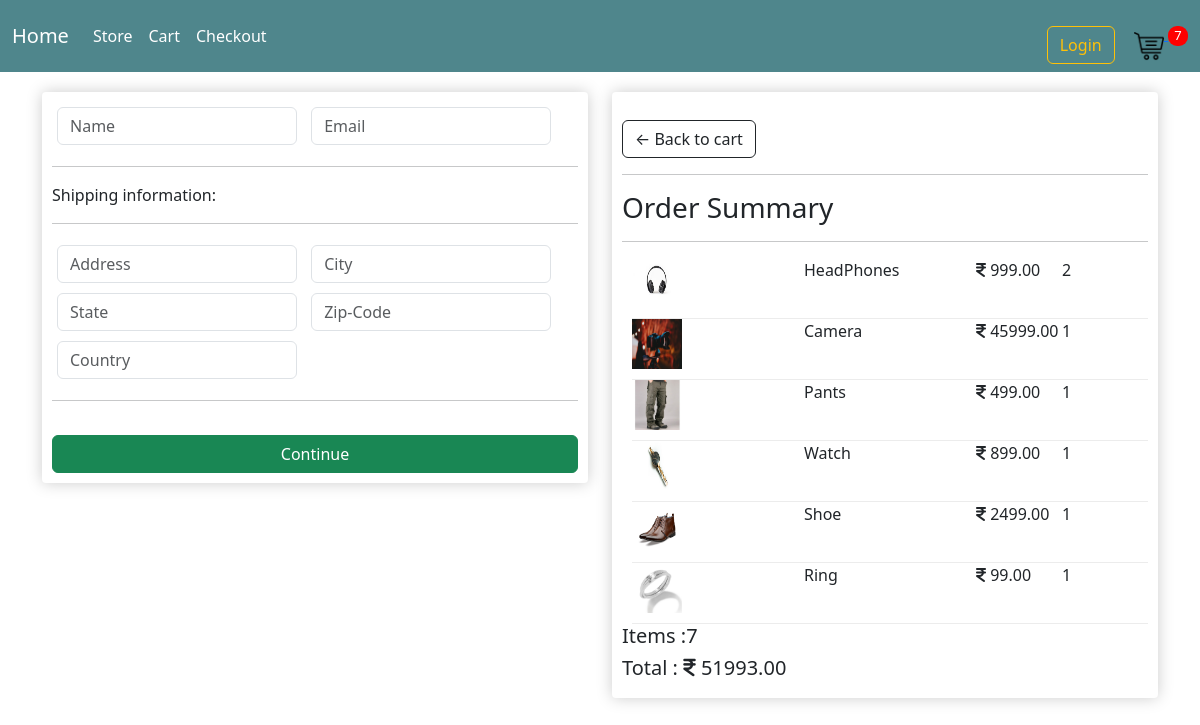
/checkout/ (signed in), run on an earlier commit of the app's database.
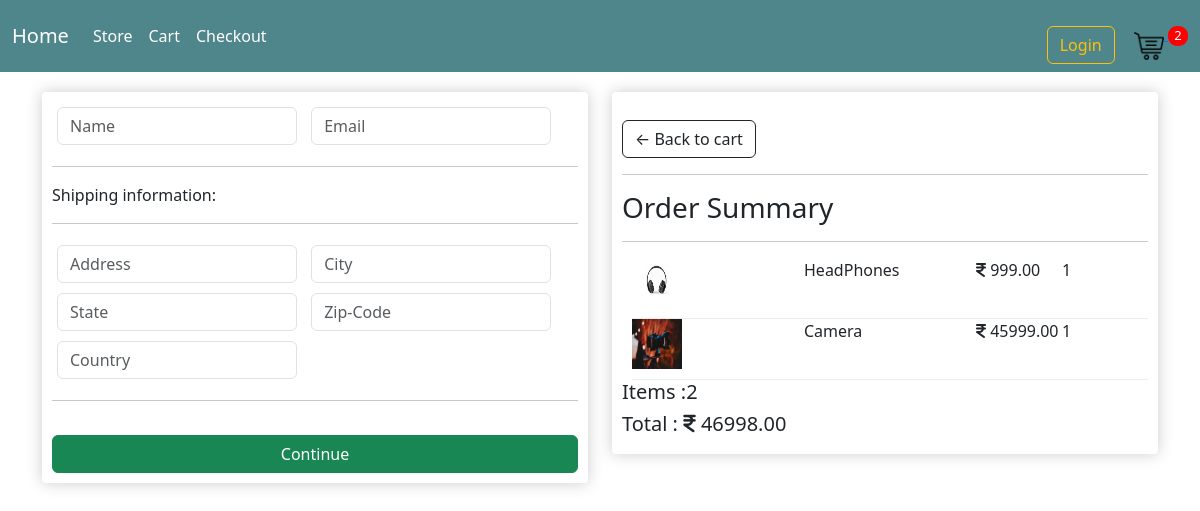
And on a later commit of the database.
### ecommerce_app/models.py (models this page shows, shortened)
class OrderItem(models.Model):
    product = models.ForeignKey(Product,max_length=200,on_delete=models.SET_NULL, null=True,blank=True)
    order = models.ForeignKey(Order,max_length=200,default=0,on_delete=models.SET_NULL, null=True,blank=True)
    quantity = models.IntegerField(default=0, null=True,blank=True)
    date_added = models.DateTimeField(auto_now_add=True)
    @property
    def get_total(self):
        total = self.quantity * self.product.price
        return total

class Product(models.Model):
    name = models.CharField(max_length=200,null=True)
    price = models.FloatField()
    digital = models.BooleanField(default=False,null=True,blank=True)
    image = models.ImageField(null=True,blank=True)
    @property
    def imageURL(self):
        try:
            url = self.image.url
        except:
            url=''
        return url

class Order(models.Model):
    customer = models.ForeignKey(Customer,max_length=200,on_delete=models.SET_NULL, null=True,blank=True)
    date_orderd = models.DateTimeField(auto_now_add=True)
    completed = models.BooleanField(default=False,null=True,blank=True)
    transaction_id = models.CharField(max_length=200,null=True)
    @property
    def get_cart_total(self):
        orderitems = self.orderitem_set.all()
        total = sum([ item.get_total for item in orderitems ])
        return total
    @property
    def get_cart_items(self):
        orderitems = self.orderitem_set.all()
        total = sum([ item.quantity for item in orderitems ])
        return total

### ecommerce_app/views.py (the view)
# urls.py: path("checkout/", views.checkout,name="checkout"),
def checkout(request):
    if request.user.is_authenticated:
        customer = request.user.customer
        order,created = Order.objects.get_or_create(customer = customer, completed=False)
        items = order.orderitem_set.all()
        cartItems = order.get_cart_items
    else:
        items = []
        order = {'get_cart_items':0, 'get_cart_total':0}
        cartItems = order['get_cart_items']
    context = {'items':items,'order':order,'cartItems':cartItems}
    return render(request,"ecommerce_app/checkout.html",context)

### ecommerce_app/templates/ecommerce_app/checkout.html (shortened to what this page needs)
{% extends "ecommerce_app/main.html" %}
{% load static %}
{% block content %}
<div class="row">
    <div class="col-lg-6">
        <div class="box-element" id="form-wrapper">
            <form id="form">
                <div class="user-info">
                    <div class="form-field">
                        <input required class="form-control" type="text" name="name" placeholder="Name">
                    </div>
                    <div class="form-field">
                        <input required class="form-control" type="email" name="email" placeholder="Email">
                    </div>
                </div>
                <div class="shipping-info">
                    <hr>
                    <p>Shipping information:</p>
                    <hr>
                    <div class="form-field">
                        <input required class="form-control" type="text" name="address" placeholder="Address">
                    </div>
                    <div class="form-field">
                        <input required class="form-control" type="text" name="city" placeholder="City">
                    </div>
                    <div class="form-field">
                        <input required class="form-control" type="text" name="state" placeholder="State">
                    </div>
                    <div class="form-field">
                        <input required class="form-control" type="text" name="zipcode" placeholder="Zip-Code">
                    </div>
                    <div class="form-field">
                        <input required class="form-control" type="text" name="country" placeholder="Country">
                    </div>
                </div>
                <hr>
                <input id="form-button" style="width: 100%;" class="btn btn-success btn-block" type="submit"
                    value="Continue">
            </form>
        </div>
        <br>
    </div>
    <div class="col-lg-6">
        <div class="box-element">
            <a class="btn btn-outline-dark" href="{% url 'cart' %}">&#8592; Back to cart</a>
            <hr>
            <h3>Order Summary</h3>
            <hr>
            {% for item in items %}
            <div class="cart-row">
                <div style="flex: 2;">
                    <img class="row-image" src="{{ item.product.imageURL }}">
                </div>
                <div style="flex: 2;">{{ item.product.name }}</div>
                <div style="flex: 1;"><i class="fa-solid fa-indian-rupee-sign"></i> {{ item.product.price|floatformat:2 }}</div>
                <div style="flex: 1;">{{ item.quantity }}</div>
            </div>
            {% endfor %}
            <h5>Items :{{ order.get_cart_items }}</h5>
            <h5>Total : <i class="fa-solid fa-indian-rupee-sign"></i> {{ order.get_cart_total|floatformat:2}}</h5>
        </div>
    </div>
</div>
{% endblock content %}

What changed in the data, as far as the page shows it:
removed OrderItem: product.imageURL (picture), product.name "Pants", product.price "499.00", quantity "1"
removed OrderItem: product.imageURL (picture), product.name "Watch", product.price "899.00", quantity "1"
removed OrderItem: product.imageURL (picture), product.name "Shoe", product.price "2499.00", quantity "1"
removed OrderItem: product.imageURL (picture), product.name "Ring", product.price "99.00", quantity "1"
changed OrderItem "HeadPhones": quantity "2" → "1"
changed through a linked row, Order: get_cart_items "7" → "2"; get_cart_total "51993.00" → "46998.00"
Also different on the page:
{{ cartItems }}: "7" → "2"
